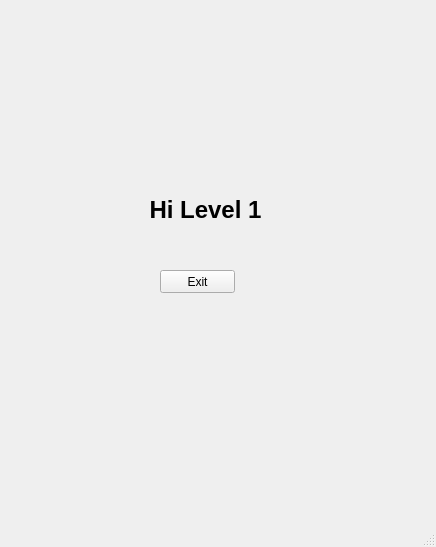
<?xml version="1.0" encoding="UTF-8"?>
<ui version="4.0">
 <class>SistemaPesadasLevel1</class>
 <widget class="QMainWindow" name="SistemaPesadasLevel1">
  <property name="geometry">
   <rect>
    <x>0</x>
    <y>0</y>
    <width>436</width>
    <height>547</height>
   </rect>
  </property>
  <property name="minimumSize">
   <size>
    <width>436</width>
    <height>547</height>
   </size>
  </property>
  <property name="maximumSize">
   <size>
    <width>436</width>
    <height>547</height>
   </size>
  </property>
  <property name="windowTitle">
   <string>Operator Level 1</string>
  </property>
  <widget class="QWidget" name="centralwidget">
   <widget class="QLabel" name="label">
    <property name="geometry">
     <rect>
      <x>100</x>
      <y>190</y>
      <width>211</width>
      <height>41</height>
     </rect>
    </property>
    <property name="maximumSize">
     <size>
      <width>436</width>
      <height>16777215</height>
     </size>
    </property>
    <property name="font">
     <font>
      <pointsize>16</pointsize>
      <weight>75</weight>
      <bold>true</bold>
     </font>
    </property>
    <property name="text">
     <string>&lt;html&gt;&lt;head/&gt;&lt;body&gt;&lt;p align=&quot;center&quot;&gt;&lt;span style=&quot; font-size:18pt;&quot;&gt;Hi Level 1&lt;/span&gt;&lt;/p&gt;&lt;/body&gt;&lt;/html&gt;</string>
    </property>
   </widget>
   <widget class="QLabel" name="label_2">
    <property name="geometry">
     <rect>
      <x>10</x>
      <y>0</y>
      <width>71</width>
      <height>81</height>
     </rect>
    </property>
    <property name="styleSheet">
     <string notr="true">border-image: url(:/cafe.png);</string>
    </property>
    <property name="text">
     <string/>
    </property>
   </widget>
   <widget class="QPushButton" name="btn_exit">
    <property name="geometry">
     <rect>
      <x>160</x>
      <y>270</y>
      <width>75</width>
      <height>23</height>
     </rect>
    </property>
    <property name="text">
     <string>Exit</string>
    </property>
   </widget>
   <widget class="QLabel" name="label_4">
    <property name="geometry">
     <rect>
      <x>270</x>
      <y>30</y>
      <width>151</width>
      <height>101</height>
     </rect>
    </property>
    <property name="styleSheet">
     <string notr="true">border-image: url(:/your-logo-here2.png);</string>
    </property>
    <property name="text">
     <string/>
    </property>
   </widget>
  </widget>
  <widget class="QMenuBar" name="menubar">
   <property name="geometry">
    <rect>
     <x>0</x>
     <y>0</y>
     <width>436</width>
     <height>22</height>
    </rect>
   </property>
  </widget>
  <widget class="QStatusBar" name="statusbar"/>
 </widget>
 <resources>
  <include location="imagesqt.qrc"/>
 </resources>
 <connections/>
</ui>
